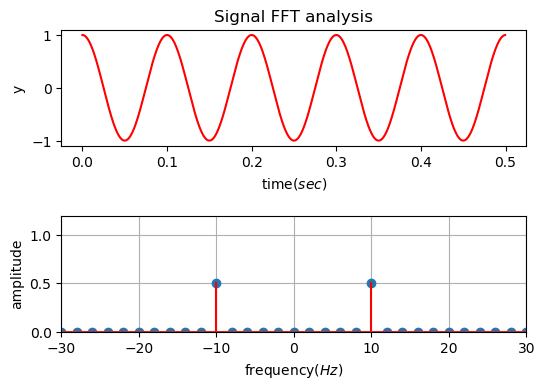

Generate this figure with Python:
# -*- coding: utf-8 -*-
"""
Created on Mon Jul 22 16:12:19 2019

@author: icbab
"""

import matplotlib.pyplot as plt
import numpy as np

Fs = 2000                    # Sampling frequency
T = 1/Fs                     # Sample interval time
te= 0.5                     # End of time
t = np.arange(0, te, T)    # Time vector

y = np.cos(2*np.pi*10*t)


# Calculate FFT ....................
n=len(y)        # Length of signal
NFFT=n      # ?? NFFT=2^nextpow2(length(y))  ??
k=np.arange(NFFT)
f0=k*Fs/NFFT - 1000   # double sides frequency range

Y=np.fft.fftshift(np.fft.fft(y)/NFFT)        # fft computing and normaliation
amplitude_Hz = abs(Y)

# figure 1 ..................................
plt.figure(num=2,dpi=100,facecolor='white')
plt.subplots_adjust(hspace = 0.6, wspace = 0.3)
plt.subplot(2,1,1)

plt.plot(t,y,'r')
plt.title('Signal FFT analysis')
plt.xlabel('time($sec$)')
plt.ylabel('y')
#plt.xlim( 0, 0.1)

# Amplitude ....
#plt.figure(num=2,dpi=100,facecolor='white')
plt.subplot(2,1,2)

# Plot single-sided amplitude spectrum.
plt.stem(f0,amplitude_Hz,'r')   #  2* ???
plt.xticks(np.arange(-500,500,10))
plt.xlim( -30, 30)
plt.ylim( 0, 1.2)
plt.xlabel('frequency($Hz$)')
plt.ylabel('amplitude')
plt.grid()

plt.show()
